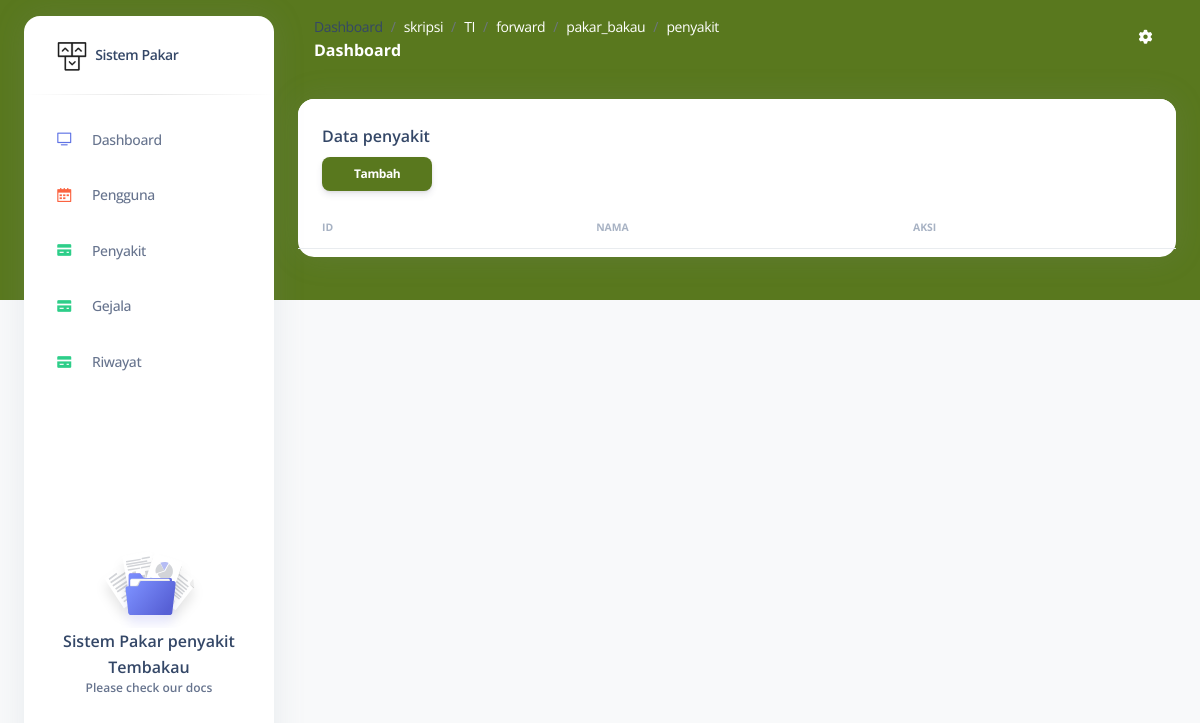
Before: /index.php/penyakit with the older database file.
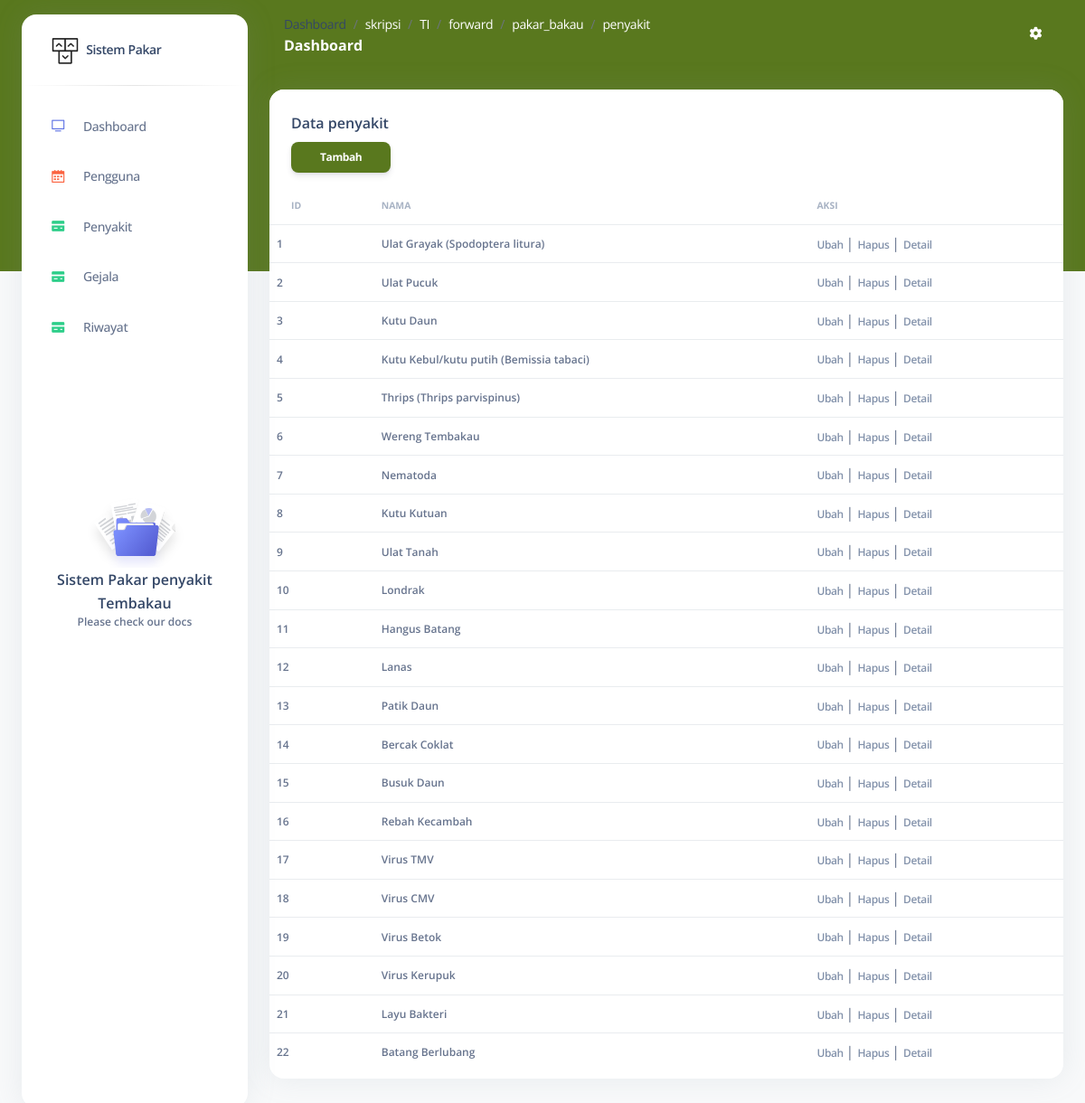
After: the same page with the newer database file.
### tables this page shows
CREATE TABLE `penyakit` (
  `id` int NOT NULL,
  `nama` varchar(40) NOT NULL,
  `solusi` text
);

### application/helpers/response_helper.php (called while the page is built, shortened)
<?php
class Response_helper
{
	public static function part($file)
	{
		include str_replace("system", "application/views/", BASEPATH) . "part/$file.php";
	}
}

### application/controllers/Penyakit.php (called while the page is built, shortened)
<?php
class Penyakit extends CI_Controller {
	function __construct()
  	{
		$this->low = "penyakit";
		$this->cap = "Penyakit";
		$this->load->helper("Response_helper");
		$this->load->helper("Input_helper");
    }
    public function index(){
		$data['title'] = "Data $this->cap";
		$data['content'] = "$this->low/index";
		$data['data'] = $this->db->get("$this->low")->result_array();
        $this->load->view('backend/index',$data);
    }
}

### index.php (called while the page is built, shortened)
<?php
require_once BASEPATH.'core/CodeIgniter.php';

### application/views/backend/layout/content.php (called while the page is built)
<?php
include str_replace("system", "application/views/backend/content", BASEPATH)."/$content.php";
 ?>

### application/views/backend/content/penyakit/index.php (the view, shortened to what this page needs)
<div class="container-fluid py-4">
      <div class="row">
        <div class="col-12">
          <div class="card mb-4">
            <div class="card-header pb-0">
              <h6>Data <?= $this->low ?></h6>
              <a href="<?= base_url($this->low.'/add') ?>"><button class="btn btn-primary btn-sm ms-auto ">Tambah</button></a>
            </div>
            <div class="card-body px-0 pt-0 pb-2">
              <div class="table-responsive p-0">
                <table class="table align-items-center mb-0">
                  <thead>
                    <tr>
                      <th class="text-uppercase text-secondary text-xxs font-weight-bolder opacity-7">ID</th>
                      <th class="text-uppercase text-secondary text-xxs font-weight-bolder opacity-7 ps-2">Nama</th>
                      <th class="text-uppercase text-secondary text-xxs font-weight-bolder opacity-7 ps-2">Aksi</th>
                    </tr>
                  </thead>
                  <tbody>
                  <?php
                    $no = 1;
                    foreach ($data as $d) {
                    ?>
                    <tr>
                     <td class="text-xs font-weight-bold mb-0"><?= $no ?></td>
                     <td>
                        <p class="text-xs font-weight-bold mb-0"><?= $d['nama'] ?></p>
                      </td>
                      <td class="align-middle">
                        <a href="<?= base_url($this->low.'/edit/'.$d['id']) ?>" class="text-secondary font-weight-bold text-xs" data-toggle="tooltip" data-original-title="Edit user">
                          Ubah
                        </a>
                        |
                        <a href="<?= base_url($this->low.'/delete/'.$d['id']) ?>" class="text-secondary font-weight-bold text-xs " onclick="return hapus()" data-toggle="tooltip" data-original-title="Hapus user">
                          Hapus
                        </a>
                        |
                        <a href="<?= base_url($this->low.'/detail/'.$d['id']) ?>" class="text-secondary font-weight-bold text-xs " data-toggle="tooltip" data-original-title="Hapus user">
                          Detail
                        </a>
                      </td>
                    </tr>
                    <?php $no++;} ?>
                  </tbody>
                </table>
              </div>
            </div>
          </div>
        </div>
      </div>
    </div>

### application/views/part/breadcrumb.php
<ol class="breadcrumb bg-transparent mb-0 pb-0 pt-1 px-0 me-sm-6 me-5">
    <li class="breadcrumb-item text-sm"><a href="<?=base_url()."dashboard"?>">Dashboard</a></li>
    <?php
        $var = str_replace("http://", "", base_url(uri_string()));
        $link = explode('/', $var);
        for($i = 2; $i < count($link);$i++){
    ?>
    <li class="breadcrumb-item text-sm" aria-current="page"><a href="#" class='text-white'><?=  $link[$i] ?></a></li>
    <?php } ?>
</ol>

Changed rows visible on the page:
added penyakit: nama "Ulat Grayak (Spodoptera litura)"
added penyakit: nama "Ulat Pucuk"
added penyakit: nama "Kutu Daun"
added penyakit: nama "Kutu Kebul/kutu putih (Bemissia tabaci)"
added penyakit: nama "Thrips (Thrips parvispinus)"
added penyakit: nama "Wereng Tembakau"
added penyakit: nama "Nematoda"
added penyakit: nama "Kutu Kutuan"
added penyakit: nama "Ulat Tanah"
added penyakit: nama "Londrak"
added penyakit: nama "Hangus Batang"
added penyakit: nama "Lanas"
added penyakit: nama "Patik Daun"
added penyakit: nama "Bercak Coklat"
added penyakit: nama "Busuk Daun"
added penyakit: nama "Rebah Kecambah"
added penyakit: nama "Virus TMV"
added penyakit: nama "Virus CMV"
added penyakit: nama "Virus Betok"
added penyakit: nama "Virus Kerupuk"
added penyakit: nama "Layu Bakteri"
added penyakit: nama "Batang Berlubang"
